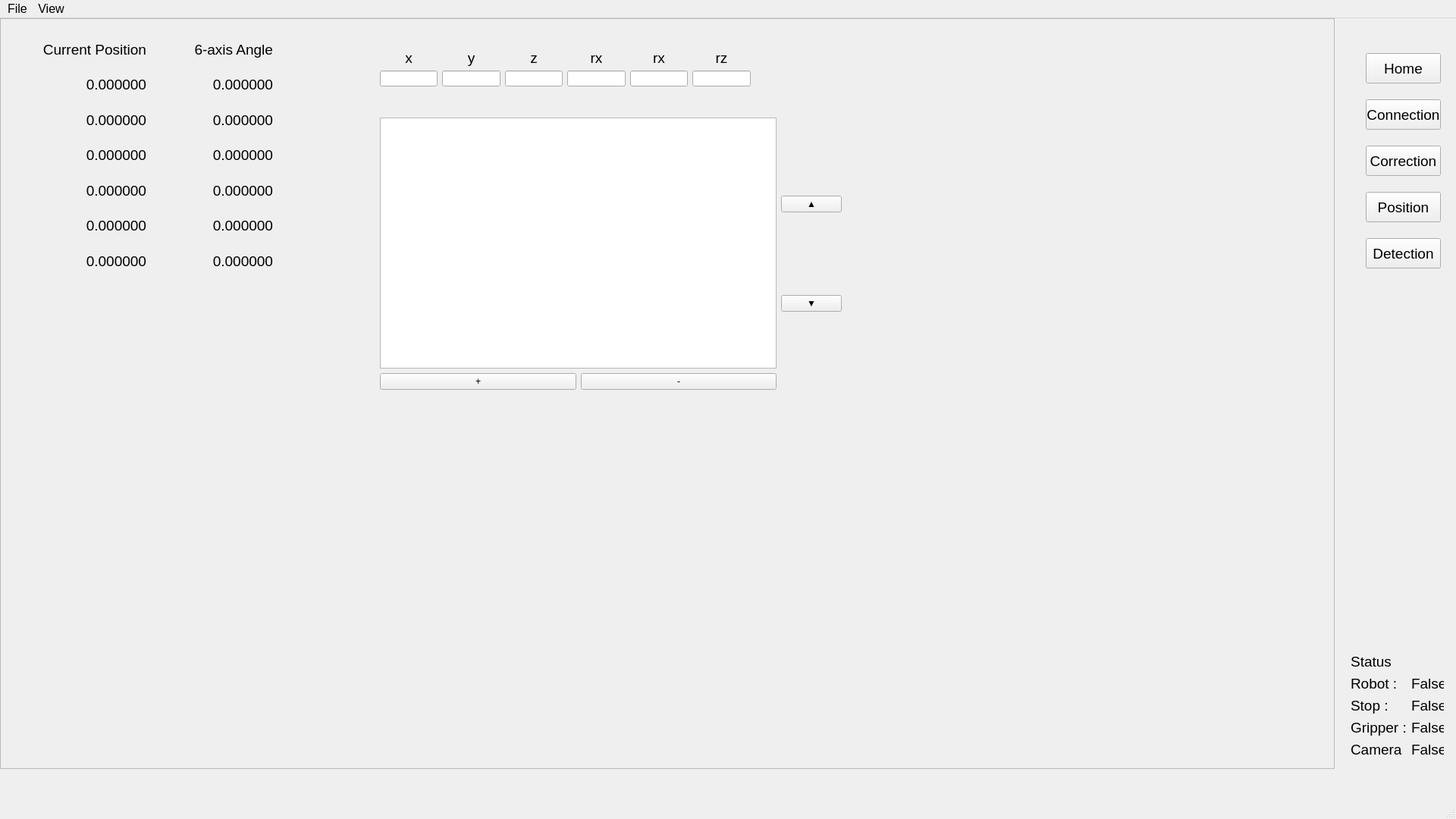
<?xml version="1.0" encoding="UTF-8"?>
<ui version="4.0">
 <class>MainWindow</class>
 <widget class="QMainWindow" name="MainWindow">
  <property name="geometry">
   <rect>
    <x>0</x>
    <y>0</y>
    <width>1920</width>
    <height>1080</height>
   </rect>
  </property>
  <property name="minimumSize">
   <size>
    <width>1920</width>
    <height>1080</height>
   </size>
  </property>
  <property name="maximumSize">
   <size>
    <width>1920</width>
    <height>1080</height>
   </size>
  </property>
  <property name="windowTitle">
   <string>MainWindow</string>
  </property>
  <widget class="QWidget" name="centralWidget">
   <widget class="QFrame" name="frame_Connection">
    <property name="geometry">
     <rect>
      <x>0</x>
      <y>0</y>
      <width>1760</width>
      <height>990</height>
     </rect>
    </property>
    <property name="autoFillBackground">
     <bool>true</bool>
    </property>
    <property name="frameShape">
     <enum>QFrame::NoFrame</enum>
    </property>
    <property name="frameShadow">
     <enum>QFrame::Raised</enum>
    </property>
    <widget class="QWidget" name="layoutWidget">
     <property name="geometry">
      <rect>
       <x>90</x>
       <y>220</y>
       <width>575</width>
       <height>291</height>
      </rect>
     </property>
     <layout class="QGridLayout" name="gridLayout">
      <property name="sizeConstraint">
       <enum>QLayout::SetDefaultConstraint</enum>
      </property>
      <item row="2" column="0">
       <widget class="QLabel" name="label_2">
        <property name="font">
         <font>
          <pointsize>20</pointsize>
         </font>
        </property>
        <property name="text">
         <string>Camera: </string>
        </property>
       </widget>
      </item>
      <item row="1" column="0">
       <widget class="QLabel" name="label">
        <property name="font">
         <font>
          <pointsize>20</pointsize>
         </font>
        </property>
        <property name="text">
         <string>Robot: </string>
        </property>
       </widget>
      </item>
      <item row="2" column="1">
       <widget class="QPushButton" name="pushButton_connectCam">
        <property name="minimumSize">
         <size>
          <width>200</width>
          <height>0</height>
         </size>
        </property>
        <property name="font">
         <font>
          <pointsize>20</pointsize>
         </font>
        </property>
        <property name="text">
         <string>Connect</string>
        </property>
        <property name="checkable">
         <bool>false</bool>
        </property>
       </widget>
      </item>
      <item row="4" column="1">
       <widget class="QPushButton" name="pushButton_connectMag">
        <property name="minimumSize">
         <size>
          <width>200</width>
          <height>0</height>
         </size>
        </property>
        <property name="font">
         <font>
          <pointsize>20</pointsize>
         </font>
        </property>
        <property name="text">
         <string>Connect</string>
        </property>
        <property name="checkable">
         <bool>false</bool>
        </property>
       </widget>
      </item>
      <item row="4" column="3">
       <widget class="QLineEdit" name="lineEdit_MagCOMport">
        <property name="maximumSize">
         <size>
          <width>140</width>
          <height>16777215</height>
         </size>
        </property>
        <property name="font">
         <font>
          <pointsize>20</pointsize>
         </font>
        </property>
       </widget>
      </item>
      <item row="2" column="2">
       <widget class="QLabel" name="label_statusCam">
        <property name="font">
         <font>
          <pointsize>20</pointsize>
         </font>
        </property>
        <property name="text">
         <string>False</string>
        </property>
        <property name="alignment">
         <set>Qt::AlignCenter</set>
        </property>
       </widget>
      </item>
      <item row="1" column="1">
       <widget class="QPushButton" name="pushButton_connectRobot">
        <property name="minimumSize">
         <size>
          <width>200</width>
          <height>0</height>
         </size>
        </property>
        <property name="font">
         <font>
          <pointsize>20</pointsize>
         </font>
        </property>
        <property name="text">
         <string>Connect</string>
        </property>
        <property name="checkable">
         <bool>false</bool>
        </property>
       </widget>
      </item>
      <item row="3" column="3">
       <widget class="QLineEdit" name="lineEdit_GripperCOMport">
        <property name="maximumSize">
         <size>
          <width>140</width>
          <height>16777215</height>
         </size>
        </property>
        <property name="font">
         <font>
          <pointsize>20</pointsize>
         </font>
        </property>
       </widget>
      </item>
      <item row="3" column="0">
       <widget class="QLabel" name="label_3">
        <property name="font">
         <font>
          <pointsize>20</pointsize>
         </font>
        </property>
        <property name="text">
         <string>Gripper: </string>
        </property>
       </widget>
      </item>
      <item row="4" column="2">
       <widget class="QLabel" name="label_statusMag">
        <property name="font">
         <font>
          <pointsize>20</pointsize>
         </font>
        </property>
        <property name="text">
         <string>False</string>
        </property>
        <property name="alignment">
         <set>Qt::AlignCenter</set>
        </property>
       </widget>
      </item>
      <item row="3" column="2">
       <widget class="QLabel" name="label_statusGripper">
        <property name="font">
         <font>
          <pointsize>20</pointsize>
         </font>
        </property>
        <property name="text">
         <string>False</string>
        </property>
        <property name="alignment">
         <set>Qt::AlignCenter</set>
        </property>
       </widget>
      </item>
      <item row="1" column="2">
       <widget class="QLabel" name="label_statusRobot">
        <property name="font">
         <font>
          <pointsize>20</pointsize>
         </font>
        </property>
        <property name="text">
         <string>False</string>
        </property>
        <property name="alignment">
         <set>Qt::AlignCenter</set>
        </property>
       </widget>
      </item>
      <item row="3" column="1">
       <widget class="QPushButton" name="pushButton_connectGripper">
        <property name="minimumSize">
         <size>
          <width>200</width>
          <height>0</height>
         </size>
        </property>
        <property name="font">
         <font>
          <pointsize>20</pointsize>
         </font>
        </property>
        <property name="text">
         <string>Connect</string>
        </property>
        <property name="checkable">
         <bool>false</bool>
        </property>
       </widget>
      </item>
      <item row="4" column="0">
       <widget class="QLabel" name="label_4">
        <property name="font">
         <font>
          <pointsize>20</pointsize>
         </font>
        </property>
        <property name="text">
         <string>Magnetic: </string>
        </property>
       </widget>
      </item>
      <item row="0" column="2">
       <widget class="QLabel" name="label_6">
        <property name="font">
         <font>
          <pointsize>20</pointsize>
         </font>
        </property>
        <property name="text">
         <string>Status</string>
        </property>
       </widget>
      </item>
      <item row="0" column="3">
       <widget class="QLabel" name="label_5">
        <property name="font">
         <font>
          <pointsize>20</pointsize>
         </font>
        </property>
        <property name="text">
         <string>COM Port</string>
        </property>
       </widget>
      </item>
     </layout>
    </widget>
   </widget>
   <widget class="QWidget" name="layoutWidget_5">
    <property name="geometry">
     <rect>
      <x>1790</x>
      <y>20</y>
      <width>121</width>
      <height>341</height>
     </rect>
    </property>
    <layout class="QVBoxLayout" name="verticalLayout_2">
     <item>
      <widget class="QPushButton" name="pushButton_Home">
       <property name="minimumSize">
        <size>
         <width>0</width>
         <height>40</height>
        </size>
       </property>
       <property name="font">
        <font>
         <pointsize>14</pointsize>
        </font>
       </property>
       <property name="text">
        <string>Home</string>
       </property>
      </widget>
     </item>
     <item>
      <widget class="QPushButton" name="pushButton_Connection">
       <property name="minimumSize">
        <size>
         <width>0</width>
         <height>40</height>
        </size>
       </property>
       <property name="font">
        <font>
         <pointsize>14</pointsize>
        </font>
       </property>
       <property name="text">
        <string>Connection</string>
       </property>
      </widget>
     </item>
     <item>
      <widget class="QPushButton" name="pushButton_Correction">
       <property name="minimumSize">
        <size>
         <width>0</width>
         <height>40</height>
        </size>
       </property>
       <property name="font">
        <font>
         <pointsize>14</pointsize>
        </font>
       </property>
       <property name="text">
        <string>Correction</string>
       </property>
      </widget>
     </item>
     <item>
      <widget class="QPushButton" name="pushButton_Position">
       <property name="minimumSize">
        <size>
         <width>0</width>
         <height>40</height>
        </size>
       </property>
       <property name="font">
        <font>
         <pointsize>14</pointsize>
        </font>
       </property>
       <property name="text">
        <string>Position</string>
       </property>
      </widget>
     </item>
     <item>
      <widget class="QPushButton" name="pushButton_Detection">
       <property name="minimumSize">
        <size>
         <width>0</width>
         <height>40</height>
        </size>
       </property>
       <property name="font">
        <font>
         <pointsize>14</pointsize>
        </font>
       </property>
       <property name="text">
        <string>Detection</string>
       </property>
      </widget>
     </item>
    </layout>
   </widget>
   <widget class="QFrame" name="frame_Correction">
    <property name="geometry">
     <rect>
      <x>0</x>
      <y>0</y>
      <width>1760</width>
      <height>990</height>
     </rect>
    </property>
    <property name="autoFillBackground">
     <bool>true</bool>
    </property>
    <property name="frameShape">
     <enum>QFrame::NoFrame</enum>
    </property>
    <property name="frameShadow">
     <enum>QFrame::Raised</enum>
    </property>
   </widget>
   <widget class="QWidget" name="layoutWidget_4">
    <property name="geometry">
     <rect>
      <x>1770</x>
      <y>800</y>
      <width>145</width>
      <height>197</height>
     </rect>
    </property>
    <layout class="QFormLayout" name="formLayout_2">
     <item row="1" column="0">
      <widget class="QLabel" name="label_39">
       <property name="font">
        <font>
         <pointsize>14</pointsize>
        </font>
       </property>
       <property name="text">
        <string>Status</string>
       </property>
       <property name="alignment">
        <set>Qt::AlignCenter</set>
       </property>
      </widget>
     </item>
     <item row="2" column="0">
      <widget class="QLabel" name="label_31">
       <property name="font">
        <font>
         <pointsize>14</pointsize>
        </font>
       </property>
       <property name="text">
        <string>Robot :</string>
       </property>
      </widget>
     </item>
     <item row="2" column="1">
      <widget class="QLabel" name="label_robotConnSta">
       <property name="font">
        <font>
         <pointsize>14</pointsize>
        </font>
       </property>
       <property name="text">
        <string>False</string>
       </property>
      </widget>
     </item>
     <item row="3" column="0">
      <widget class="QLabel" name="label_32">
       <property name="font">
        <font>
         <pointsize>14</pointsize>
        </font>
       </property>
       <property name="text">
        <string>Stop :</string>
       </property>
      </widget>
     </item>
     <item row="3" column="1">
      <widget class="QLabel" name="label_stopConnSta">
       <property name="font">
        <font>
         <pointsize>14</pointsize>
        </font>
       </property>
       <property name="text">
        <string>False</string>
       </property>
      </widget>
     </item>
     <item row="4" column="0">
      <widget class="QLabel" name="label_33">
       <property name="font">
        <font>
         <pointsize>14</pointsize>
        </font>
       </property>
       <property name="text">
        <string>Gripper :</string>
       </property>
      </widget>
     </item>
     <item row="4" column="1">
      <widget class="QLabel" name="label_gripperConnSta">
       <property name="font">
        <font>
         <pointsize>14</pointsize>
        </font>
       </property>
       <property name="text">
        <string>False</string>
       </property>
      </widget>
     </item>
     <item row="5" column="0">
      <widget class="QLabel" name="label_34">
       <property name="font">
        <font>
         <pointsize>14</pointsize>
        </font>
       </property>
       <property name="text">
        <string>Camera :</string>
       </property>
      </widget>
     </item>
     <item row="5" column="1">
      <widget class="QLabel" name="label_camConnSta">
       <property name="font">
        <font>
         <pointsize>14</pointsize>
        </font>
       </property>
       <property name="text">
        <string>False</string>
       </property>
      </widget>
     </item>
     <item row="0" column="0">
      <spacer name="horizontalSpacer_2">
       <property name="orientation">
        <enum>Qt::Horizontal</enum>
       </property>
       <property name="sizeHint" stdset="0">
        <size>
         <width>40</width>
         <height>20</height>
        </size>
       </property>
      </spacer>
     </item>
     <item row="0" column="1">
      <spacer name="horizontalSpacer">
       <property name="orientation">
        <enum>Qt::Horizontal</enum>
       </property>
       <property name="sizeHint" stdset="0">
        <size>
         <width>40</width>
         <height>20</height>
        </size>
       </property>
      </spacer>
     </item>
    </layout>
   </widget>
   <widget class="QFrame" name="frame_Home">
    <property name="geometry">
     <rect>
      <x>0</x>
      <y>0</y>
      <width>1760</width>
      <height>990</height>
     </rect>
    </property>
    <property name="autoFillBackground">
     <bool>true</bool>
    </property>
    <property name="frameShape">
     <enum>QFrame::NoFrame</enum>
    </property>
    <property name="frameShadow">
     <enum>QFrame::Raised</enum>
    </property>
    <widget class="QWidget" name="layoutWidget">
     <property name="geometry">
      <rect>
       <x>1510</x>
       <y>290</y>
       <width>231</width>
       <height>71</height>
      </rect>
     </property>
     <layout class="QHBoxLayout" name="horizontalLayout_3">
      <item>
       <widget class="QPushButton" name="pushButton">
        <property name="minimumSize">
         <size>
          <width>0</width>
          <height>60</height>
         </size>
        </property>
        <property name="font">
         <font>
          <pointsize>16</pointsize>
         </font>
        </property>
        <property name="text">
         <string>Start</string>
        </property>
       </widget>
      </item>
      <item>
       <widget class="QPushButton" name="pushButton_6">
        <property name="minimumSize">
         <size>
          <width>0</width>
          <height>60</height>
         </size>
        </property>
        <property name="font">
         <font>
          <pointsize>16</pointsize>
          <weight>75</weight>
          <bold>true</bold>
         </font>
        </property>
        <property name="styleSheet">
         <string notr="true">background-color: rgb(170, 0, 0);
color: rgb(255, 255, 255);</string>
        </property>
        <property name="text">
         <string>Stop</string>
        </property>
       </widget>
      </item>
     </layout>
    </widget>
    <widget class="QWidget" name="layoutWidget">
     <property name="geometry">
      <rect>
       <x>1090</x>
       <y>290</y>
       <width>411</width>
       <height>54</height>
      </rect>
     </property>
     <layout class="QVBoxLayout" name="verticalLayout_3">
      <item>
       <layout class="QHBoxLayout" name="horizontalLayout_4">
        <item>
         <widget class="QLabel" name="label_7">
          <property name="font">
           <font>
            <pointsize>14</pointsize>
           </font>
          </property>
          <property name="text">
           <string>Move Speed :</string>
          </property>
         </widget>
        </item>
        <item>
         <widget class="QLabel" name="label_8">
          <property name="font">
           <font>
            <pointsize>14</pointsize>
           </font>
          </property>
          <property name="text">
           <string>0  deg/s</string>
          </property>
         </widget>
        </item>
       </layout>
      </item>
      <item>
       <widget class="QSlider" name="horizontalSlider">
        <property name="font">
         <font>
          <family>aakar</family>
          <pointsize>12</pointsize>
         </font>
        </property>
        <property name="orientation">
         <enum>Qt::Horizontal</enum>
        </property>
       </widget>
      </item>
     </layout>
    </widget>
    <widget class="QWidget" name="layoutWidget">
     <property name="geometry">
      <rect>
       <x>10</x>
       <y>10</y>
       <width>691</width>
       <height>341</height>
      </rect>
     </property>
     <layout class="QGridLayout" name="gridLayout_2">
      <item row="3" column="0">
       <widget class="QLabel" name="label_FramePos2">
        <property name="font">
         <font>
          <pointsize>14</pointsize>
         </font>
        </property>
        <property name="text">
         <string>0.000000</string>
        </property>
        <property name="alignment">
         <set>Qt::AlignRight|Qt::AlignTrailing|Qt::AlignVCenter</set>
        </property>
       </widget>
      </item>
      <item row="2" column="2">
       <widget class="QLabel" name="label_AxisPos2_2">
        <property name="font">
         <font>
          <pointsize>14</pointsize>
         </font>
        </property>
        <property name="text">
         <string>0.000000</string>
        </property>
        <property name="alignment">
         <set>Qt::AlignRight|Qt::AlignTrailing|Qt::AlignVCenter</set>
        </property>
       </widget>
      </item>
      <item row="5" column="0">
       <widget class="QLabel" name="label_FramePos4">
        <property name="font">
         <font>
          <pointsize>14</pointsize>
         </font>
        </property>
        <property name="text">
         <string>0.000000</string>
        </property>
        <property name="alignment">
         <set>Qt::AlignRight|Qt::AlignTrailing|Qt::AlignVCenter</set>
        </property>
       </widget>
      </item>
      <item row="6" column="2">
       <widget class="QLabel" name="label_AxisPos6_2">
        <property name="font">
         <font>
          <pointsize>14</pointsize>
         </font>
        </property>
        <property name="text">
         <string>0.000000</string>
        </property>
        <property name="alignment">
         <set>Qt::AlignRight|Qt::AlignTrailing|Qt::AlignVCenter</set>
        </property>
       </widget>
      </item>
      <item row="5" column="3">
       <widget class="QLabel" name="label_JointPos4">
        <property name="font">
         <font>
          <pointsize>14</pointsize>
         </font>
        </property>
        <property name="text">
         <string>0.000000</string>
        </property>
        <property name="alignment">
         <set>Qt::AlignRight|Qt::AlignTrailing|Qt::AlignVCenter</set>
        </property>
       </widget>
      </item>
      <item row="2" column="3">
       <widget class="QLabel" name="label_JointPos1">
        <property name="font">
         <font>
          <pointsize>14</pointsize>
         </font>
        </property>
        <property name="text">
         <string>0.000000</string>
        </property>
        <property name="alignment">
         <set>Qt::AlignRight|Qt::AlignTrailing|Qt::AlignVCenter</set>
        </property>
       </widget>
      </item>
      <item row="2" column="1">
       <widget class="QLabel" name="label_AxisPos2">
        <property name="font">
         <font>
          <pointsize>14</pointsize>
         </font>
        </property>
        <property name="text">
         <string>0.000000</string>
        </property>
        <property name="alignment">
         <set>Qt::AlignRight|Qt::AlignTrailing|Qt::AlignVCenter</set>
        </property>
       </widget>
      </item>
      <item row="4" column="1">
       <widget class="QLabel" name="label_AxisPos4">
        <property name="font">
         <font>
          <pointsize>14</pointsize>
         </font>
        </property>
        <property name="text">
         <string>0.000000</string>
        </property>
        <property name="alignment">
         <set>Qt::AlignRight|Qt::AlignTrailing|Qt::AlignVCenter</set>
        </property>
       </widget>
      </item>
      <item row="3" column="2">
       <widget class="QLabel" name="label_AxisPos3_2">
        <property name="font">
         <font>
          <pointsize>14</pointsize>
         </font>
        </property>
        <property name="text">
         <string>0.000000</string>
        </property>
        <property name="alignment">
         <set>Qt::AlignRight|Qt::AlignTrailing|Qt::AlignVCenter</set>
        </property>
       </widget>
      </item>
      <item row="6" column="3">
       <widget class="QLabel" name="label_JointPos5">
        <property name="font">
         <font>
          <pointsize>14</pointsize>
         </font>
        </property>
        <property name="text">
         <string>0.000000</string>
        </property>
        <property name="alignment">
         <set>Qt::AlignRight|Qt::AlignTrailing|Qt::AlignVCenter</set>
        </property>
       </widget>
      </item>
      <item row="1" column="1">
       <widget class="QLabel" name="label_AxisPos1">
        <property name="font">
         <font>
          <pointsize>14</pointsize>
         </font>
        </property>
        <property name="text">
         <string>0.000000</string>
        </property>
        <property name="alignment">
         <set>Qt::AlignRight|Qt::AlignTrailing|Qt::AlignVCenter</set>
        </property>
       </widget>
      </item>
      <item row="5" column="1">
       <widget class="QLabel" name="label_AxisPos5">
        <property name="font">
         <font>
          <pointsize>14</pointsize>
         </font>
        </property>
        <property name="text">
         <string>0.000000</string>
        </property>
        <property name="alignment">
         <set>Qt::AlignRight|Qt::AlignTrailing|Qt::AlignVCenter</set>
        </property>
       </widget>
      </item>
      <item row="2" column="0">
       <widget class="QLabel" name="label_FramePos1">
        <property name="font">
         <font>
          <pointsize>14</pointsize>
         </font>
        </property>
        <property name="text">
         <string>0.000000</string>
        </property>
        <property name="alignment">
         <set>Qt::AlignRight|Qt::AlignTrailing|Qt::AlignVCenter</set>
        </property>
       </widget>
      </item>
      <item row="0" column="2">
       <widget class="QLabel" name="label_12">
        <property name="font">
         <font>
          <pointsize>14</pointsize>
         </font>
        </property>
        <property name="text">
         <string>Destination</string>
        </property>
        <property name="alignment">
         <set>Qt::AlignRight|Qt::AlignTrailing|Qt::AlignVCenter</set>
        </property>
       </widget>
      </item>
      <item row="6" column="1">
       <widget class="QLabel" name="label_AxisPos6">
        <property name="font">
         <font>
          <pointsize>14</pointsize>
         </font>
        </property>
        <property name="text">
         <string>0.000000</string>
        </property>
        <property name="alignment">
         <set>Qt::AlignRight|Qt::AlignTrailing|Qt::AlignVCenter</set>
        </property>
       </widget>
      </item>
      <item row="3" column="1">
       <widget class="QLabel" name="label_AxisPos3">
        <property name="font">
         <font>
          <pointsize>14</pointsize>
         </font>
        </property>
        <property name="text">
         <string>0.000000</string>
        </property>
        <property name="alignment">
         <set>Qt::AlignRight|Qt::AlignTrailing|Qt::AlignVCenter</set>
        </property>
       </widget>
      </item>
      <item row="5" column="2">
       <widget class="QLabel" name="label_AxisPos5_2">
        <property name="font">
         <font>
          <pointsize>14</pointsize>
         </font>
        </property>
        <property name="text">
         <string>0.000000</string>
        </property>
        <property name="alignment">
         <set>Qt::AlignRight|Qt::AlignTrailing|Qt::AlignVCenter</set>
        </property>
       </widget>
      </item>
      <item row="1" column="3">
       <widget class="QLabel" name="label_JointPos0">
        <property name="font">
         <font>
          <pointsize>14</pointsize>
         </font>
        </property>
        <property name="text">
         <string>0.000000</string>
        </property>
        <property name="alignment">
         <set>Qt::AlignRight|Qt::AlignTrailing|Qt::AlignVCenter</set>
        </property>
       </widget>
      </item>
      <item row="1" column="0">
       <widget class="QLabel" name="label_FramePos0">
        <property name="font">
         <font>
          <pointsize>14</pointsize>
         </font>
        </property>
        <property name="text">
         <string>0.000000</string>
        </property>
        <property name="alignment">
         <set>Qt::AlignRight|Qt::AlignTrailing|Qt::AlignVCenter</set>
        </property>
       </widget>
      </item>
      <item row="4" column="3">
       <widget class="QLabel" name="label_JointPos3">
        <property name="font">
         <font>
          <pointsize>14</pointsize>
         </font>
        </property>
        <property name="text">
         <string>0.000000</string>
        </property>
        <property name="alignment">
         <set>Qt::AlignRight|Qt::AlignTrailing|Qt::AlignVCenter</set>
        </property>
       </widget>
      </item>
      <item row="3" column="3">
       <widget class="QLabel" name="label_JointPos2">
        <property name="font">
         <font>
          <pointsize>14</pointsize>
         </font>
        </property>
        <property name="text">
         <string>0.000000</string>
        </property>
        <property name="alignment">
         <set>Qt::AlignRight|Qt::AlignTrailing|Qt::AlignVCenter</set>
        </property>
       </widget>
      </item>
      <item row="1" column="2">
       <widget class="QLabel" name="label_AxisPos1_2">
        <property name="font">
         <font>
          <pointsize>14</pointsize>
         </font>
        </property>
        <property name="text">
         <string>0.000000</string>
        </property>
        <property name="alignment">
         <set>Qt::AlignRight|Qt::AlignTrailing|Qt::AlignVCenter</set>
        </property>
       </widget>
      </item>
      <item row="4" column="2">
       <widget class="QLabel" name="label_AxisPos4_2">
        <property name="font">
         <font>
          <pointsize>14</pointsize>
         </font>
        </property>
        <property name="text">
         <string>0.000000</string>
        </property>
        <property name="alignment">
         <set>Qt::AlignRight|Qt::AlignTrailing|Qt::AlignVCenter</set>
        </property>
       </widget>
      </item>
      <item row="0" column="0">
       <widget class="QLabel" name="label_9">
        <property name="font">
         <font>
          <pointsize>14</pointsize>
         </font>
        </property>
        <property name="text">
         <string>Current Position</string>
        </property>
        <property name="alignment">
         <set>Qt::AlignRight|Qt::AlignTrailing|Qt::AlignVCenter</set>
        </property>
       </widget>
      </item>
      <item row="4" column="0">
       <widget class="QLabel" name="label_FramePos3">
        <property name="font">
         <font>
          <pointsize>14</pointsize>
         </font>
        </property>
        <property name="text">
         <string>0.000000</string>
        </property>
        <property name="alignment">
         <set>Qt::AlignRight|Qt::AlignTrailing|Qt::AlignVCenter</set>
        </property>
       </widget>
      </item>
      <item row="6" column="0">
       <widget class="QLabel" name="label_FramePos5">
        <property name="font">
         <font>
          <pointsize>14</pointsize>
         </font>
        </property>
        <property name="text">
         <string>0.000000</string>
        </property>
        <property name="alignment">
         <set>Qt::AlignRight|Qt::AlignTrailing|Qt::AlignVCenter</set>
        </property>
       </widget>
      </item>
      <item row="0" column="3">
       <widget class="QLabel" name="label_11">
        <property name="font">
         <font>
          <pointsize>14</pointsize>
         </font>
        </property>
        <property name="text">
         <string>6-axis Angle</string>
        </property>
        <property name="alignment">
         <set>Qt::AlignRight|Qt::AlignTrailing|Qt::AlignVCenter</set>
        </property>
       </widget>
      </item>
      <item row="0" column="1">
       <widget class="QLabel" name="label_AxisPos1_4">
        <property name="font">
         <font>
          <pointsize>14</pointsize>
         </font>
        </property>
        <property name="text">
         <string>Starting Position</string>
        </property>
        <property name="alignment">
         <set>Qt::AlignRight|Qt::AlignTrailing|Qt::AlignVCenter</set>
        </property>
       </widget>
      </item>
     </layout>
    </widget>
    <widget class="QWidget" name="layoutWidget_2">
     <property name="geometry">
      <rect>
       <x>10</x>
       <y>370</y>
       <width>1731</width>
       <height>621</height>
      </rect>
     </property>
     <layout class="QHBoxLayout" name="horizontalLayout">
      <item>
       <widget class="QLabel" name="label_rgb">
        <property name="text">
         <string>Wait for connecting</string>
        </property>
        <property name="alignment">
         <set>Qt::AlignCenter</set>
        </property>
       </widget>
      </item>
      <item>
       <widget class="QLabel" name="label_depth">
        <property name="text">
         <string>Wait for connecting</string>
        </property>
        <property name="alignment">
         <set>Qt::AlignCenter</set>
        </property>
       </widget>
      </item>
     </layout>
    </widget>
   </widget>
   <widget class="QFrame" name="frame_SettingWizard">
    <property name="geometry">
     <rect>
      <x>0</x>
      <y>0</y>
      <width>1760</width>
      <height>990</height>
     </rect>
    </property>
    <property name="autoFillBackground">
     <bool>true</bool>
    </property>
    <property name="frameShape">
     <enum>QFrame::StyledPanel</enum>
    </property>
    <property name="frameShadow">
     <enum>QFrame::Raised</enum>
    </property>
   </widget>
   <widget class="QFrame" name="frame_Detection">
    <property name="geometry">
     <rect>
      <x>0</x>
      <y>0</y>
      <width>1760</width>
      <height>990</height>
     </rect>
    </property>
    <property name="autoFillBackground">
     <bool>true</bool>
    </property>
    <property name="frameShape">
     <enum>QFrame::StyledPanel</enum>
    </property>
    <property name="frameShadow">
     <enum>QFrame::Raised</enum>
    </property>
   </widget>
   <widget class="QFrame" name="frame_Position">
    <property name="geometry">
     <rect>
      <x>0</x>
      <y>0</y>
      <width>1760</width>
      <height>990</height>
     </rect>
    </property>
    <property name="autoFillBackground">
     <bool>true</bool>
    </property>
    <property name="frameShape">
     <enum>QFrame::StyledPanel</enum>
    </property>
    <property name="frameShadow">
     <enum>QFrame::Raised</enum>
    </property>
    <widget class="QWidget" name="layoutWidget_3">
     <property name="geometry">
      <rect>
       <x>20</x>
       <y>10</y>
       <width>351</width>
       <height>341</height>
      </rect>
     </property>
     <layout class="QGridLayout" name="gridLayout_4">
      <item row="6" column="0">
       <widget class="QLabel" name="label_FramePos5_2">
        <property name="font">
         <font>
          <pointsize>14</pointsize>
         </font>
        </property>
        <property name="text">
         <string>0.000000</string>
        </property>
        <property name="alignment">
         <set>Qt::AlignRight|Qt::AlignTrailing|Qt::AlignVCenter</set>
        </property>
       </widget>
      </item>
      <item row="0" column="0">
       <widget class="QLabel" name="label_19">
        <property name="font">
         <font>
          <pointsize>14</pointsize>
         </font>
        </property>
        <property name="text">
         <string>Current Position</string>
        </property>
        <property name="alignment">
         <set>Qt::AlignRight|Qt::AlignTrailing|Qt::AlignVCenter</set>
        </property>
       </widget>
      </item>
      <item row="0" column="1">
       <widget class="QLabel" name="label_20">
        <property name="font">
         <font>
          <pointsize>14</pointsize>
         </font>
        </property>
        <property name="text">
         <string>6-axis Angle</string>
        </property>
        <property name="alignment">
         <set>Qt::AlignRight|Qt::AlignTrailing|Qt::AlignVCenter</set>
        </property>
       </widget>
      </item>
      <item row="2" column="1">
       <widget class="QLabel" name="label_JointPos1_2">
        <property name="font">
         <font>
          <pointsize>14</pointsize>
         </font>
        </property>
        <property name="text">
         <string>0.000000</string>
        </property>
        <property name="alignment">
         <set>Qt::AlignRight|Qt::AlignTrailing|Qt::AlignVCenter</set>
        </property>
       </widget>
      </item>
      <item row="3" column="0">
       <widget class="QLabel" name="label_FramePos2_2">
        <property name="font">
         <font>
          <pointsize>14</pointsize>
         </font>
        </property>
        <property name="text">
         <string>0.000000</string>
        </property>
        <property name="alignment">
         <set>Qt::AlignRight|Qt::AlignTrailing|Qt::AlignVCenter</set>
        </property>
       </widget>
      </item>
      <item row="5" column="0">
       <widget class="QLabel" name="label_FramePos4_2">
        <property name="font">
         <font>
          <pointsize>14</pointsize>
         </font>
        </property>
        <property name="text">
         <string>0.000000</string>
        </property>
        <property name="alignment">
         <set>Qt::AlignRight|Qt::AlignTrailing|Qt::AlignVCenter</set>
        </property>
       </widget>
      </item>
      <item row="1" column="1">
       <widget class="QLabel" name="label_JointPos0_2">
        <property name="font">
         <font>
          <pointsize>14</pointsize>
         </font>
        </property>
        <property name="text">
         <string>0.000000</string>
        </property>
        <property name="alignment">
         <set>Qt::AlignRight|Qt::AlignTrailing|Qt::AlignVCenter</set>
        </property>
       </widget>
      </item>
      <item row="2" column="0">
       <widget class="QLabel" name="label_FramePos1_2">
        <property name="font">
         <font>
          <pointsize>14</pointsize>
         </font>
        </property>
        <property name="text">
         <string>0.000000</string>
        </property>
        <property name="alignment">
         <set>Qt::AlignRight|Qt::AlignTrailing|Qt::AlignVCenter</set>
        </property>
       </widget>
      </item>
      <item row="6" column="1">
       <widget class="QLabel" name="label_JointPos5_2">
        <property name="font">
         <font>
          <pointsize>14</pointsize>
         </font>
        </property>
        <property name="text">
         <string>0.000000</string>
        </property>
        <property name="alignment">
         <set>Qt::AlignRight|Qt::AlignTrailing|Qt::AlignVCenter</set>
        </property>
       </widget>
      </item>
      <item row="3" column="1">
       <widget class="QLabel" name="label_JointPos2_2">
        <property name="font">
         <font>
          <pointsize>14</pointsize>
         </font>
        </property>
        <property name="text">
         <string>0.000000</string>
        </property>
        <property name="alignment">
         <set>Qt::AlignRight|Qt::AlignTrailing|Qt::AlignVCenter</set>
        </property>
       </widget>
      </item>
      <item row="5" column="1">
       <widget class="QLabel" name="label_JointPos4_2">
        <property name="font">
         <font>
          <pointsize>14</pointsize>
         </font>
        </property>
        <property name="text">
         <string>0.000000</string>
        </property>
        <property name="alignment">
         <set>Qt::AlignRight|Qt::AlignTrailing|Qt::AlignVCenter</set>
        </property>
       </widget>
      </item>
      <item row="1" column="0">
       <widget class="QLabel" name="label_FramePos0_2">
        <property name="font">
         <font>
          <pointsize>14</pointsize>
         </font>
        </property>
        <property name="text">
         <string>0.000000</string>
        </property>
        <property name="alignment">
         <set>Qt::AlignRight|Qt::AlignTrailing|Qt::AlignVCenter</set>
        </property>
       </widget>
      </item>
      <item row="4" column="0">
       <widget class="QLabel" name="label_FramePos3_2">
        <property name="font">
         <font>
          <pointsize>14</pointsize>
         </font>
        </property>
        <property name="text">
         <string>0.000000</string>
        </property>
        <property name="alignment">
         <set>Qt::AlignRight|Qt::AlignTrailing|Qt::AlignVCenter</set>
        </property>
       </widget>
      </item>
      <item row="4" column="1">
       <widget class="QLabel" name="label_JointPos3_2">
        <property name="font">
         <font>
          <pointsize>14</pointsize>
         </font>
        </property>
        <property name="text">
         <string>0.000000</string>
        </property>
        <property name="alignment">
         <set>Qt::AlignRight|Qt::AlignTrailing|Qt::AlignVCenter</set>
        </property>
       </widget>
      </item>
     </layout>
    </widget>
    <widget class="QWidget" name="">
     <property name="geometry">
      <rect>
       <x>490</x>
       <y>30</y>
       <width>511</width>
       <height>71</height>
      </rect>
     </property>
     <layout class="QGridLayout" name="gridLayout_3">
      <item row="0" column="3">
       <widget class="QLabel" name="label_15">
        <property name="font">
         <font>
          <pointsize>14</pointsize>
         </font>
        </property>
        <property name="text">
         <string>rx</string>
        </property>
        <property name="alignment">
         <set>Qt::AlignCenter</set>
        </property>
       </widget>
      </item>
      <item row="1" column="2">
       <widget class="QLineEdit" name="lineEdit_3">
        <property name="font">
         <font>
          <pointsize>14</pointsize>
         </font>
        </property>
        <property name="alignment">
         <set>Qt::AlignRight|Qt::AlignTrailing|Qt::AlignVCenter</set>
        </property>
       </widget>
      </item>
      <item row="0" column="5">
       <widget class="QLabel" name="label_16">
        <property name="font">
         <font>
          <pointsize>14</pointsize>
         </font>
        </property>
        <property name="text">
         <string>rz</string>
        </property>
        <property name="alignment">
         <set>Qt::AlignCenter</set>
        </property>
       </widget>
      </item>
      <item row="1" column="5">
       <widget class="QLineEdit" name="lineEdit_7">
        <property name="font">
         <font>
          <pointsize>14</pointsize>
         </font>
        </property>
        <property name="alignment">
         <set>Qt::AlignRight|Qt::AlignTrailing|Qt::AlignVCenter</set>
        </property>
       </widget>
      </item>
      <item row="0" column="4">
       <widget class="QLabel" name="label_17">
        <property name="font">
         <font>
          <pointsize>14</pointsize>
         </font>
        </property>
        <property name="text">
         <string>rx</string>
        </property>
        <property name="alignment">
         <set>Qt::AlignCenter</set>
        </property>
       </widget>
      </item>
      <item row="0" column="1">
       <widget class="QLabel" name="label_13">
        <property name="font">
         <font>
          <pointsize>14</pointsize>
         </font>
        </property>
        <property name="text">
         <string>y</string>
        </property>
        <property name="alignment">
         <set>Qt::AlignCenter</set>
        </property>
       </widget>
      </item>
      <item row="1" column="3">
       <widget class="QLineEdit" name="lineEdit_4">
        <property name="font">
         <font>
          <pointsize>14</pointsize>
         </font>
        </property>
        <property name="alignment">
         <set>Qt::AlignRight|Qt::AlignTrailing|Qt::AlignVCenter</set>
        </property>
       </widget>
      </item>
      <item row="0" column="0">
       <widget class="QLabel" name="label_10">
        <property name="font">
         <font>
          <pointsize>14</pointsize>
         </font>
        </property>
        <property name="text">
         <string>x</string>
        </property>
        <property name="alignment">
         <set>Qt::AlignCenter</set>
        </property>
       </widget>
      </item>
      <item row="1" column="1">
       <widget class="QLineEdit" name="lineEdit_2">
        <property name="font">
         <font>
          <pointsize>14</pointsize>
         </font>
        </property>
        <property name="alignment">
         <set>Qt::AlignRight|Qt::AlignTrailing|Qt::AlignVCenter</set>
        </property>
       </widget>
      </item>
      <item row="1" column="4">
       <widget class="QLineEdit" name="lineEdit_5">
        <property name="font">
         <font>
          <pointsize>14</pointsize>
         </font>
        </property>
        <property name="alignment">
         <set>Qt::AlignRight|Qt::AlignTrailing|Qt::AlignVCenter</set>
        </property>
       </widget>
      </item>
      <item row="0" column="2">
       <widget class="QLabel" name="label_14">
        <property name="font">
         <font>
          <pointsize>14</pointsize>
         </font>
        </property>
        <property name="text">
         <string>z</string>
        </property>
        <property name="alignment">
         <set>Qt::AlignCenter</set>
        </property>
       </widget>
      </item>
      <item row="1" column="0">
       <widget class="QLineEdit" name="lineEdit">
        <property name="font">
         <font>
          <pointsize>14</pointsize>
         </font>
        </property>
        <property name="alignment">
         <set>Qt::AlignRight|Qt::AlignTrailing|Qt::AlignVCenter</set>
        </property>
       </widget>
      </item>
     </layout>
    </widget>
    <widget class="QWidget" name="">
     <property name="geometry">
      <rect>
       <x>490</x>
       <y>120</y>
       <width>631</width>
       <height>381</height>
      </rect>
     </property>
     <layout class="QHBoxLayout" name="horizontalLayout_2">
      <item>
       <layout class="QVBoxLayout" name="verticalLayout">
        <item>
         <widget class="QTableWidget" name="tableWidget"/>
        </item>
        <item>
         <layout class="QHBoxLayout" name="horizontalLayout_5">
          <item>
           <widget class="QPushButton" name="pushButton_4">
            <property name="text">
             <string>+</string>
            </property>
           </widget>
          </item>
          <item>
           <widget class="QPushButton" name="pushButton_5">
            <property name="text">
             <string>-</string>
            </property>
           </widget>
          </item>
         </layout>
        </item>
       </layout>
      </item>
      <item>
       <layout class="QVBoxLayout" name="verticalLayout_4">
        <item>
         <widget class="QPushButton" name="pushButton_2">
          <property name="text">
           <string>▲</string>
          </property>
         </widget>
        </item>
        <item>
         <widget class="QPushButton" name="pushButton_3">
          <property name="text">
           <string>▼</string>
          </property>
         </widget>
        </item>
       </layout>
      </item>
     </layout>
    </widget>
   </widget>
   <zorder>layoutWidget_5</zorder>
   <zorder>layoutWidget_4</zorder>
   <zorder>frame_Correction</zorder>
   <zorder>frame_Connection</zorder>
   <zorder>frame_SettingWizard</zorder>
   <zorder>frame_Detection</zorder>
   <zorder>frame_Home</zorder>
   <zorder>frame_Position</zorder>
  </widget>
  <widget class="QMenuBar" name="menuBar">
   <property name="geometry">
    <rect>
     <x>0</x>
     <y>0</y>
     <width>1920</width>
     <height>24</height>
    </rect>
   </property>
   <property name="font">
    <font>
     <pointsize>12</pointsize>
    </font>
   </property>
   <widget class="QMenu" name="menufile">
    <property name="font">
     <font>
      <pointsize>12</pointsize>
     </font>
    </property>
    <property name="title">
     <string>File</string>
    </property>
    <addaction name="actionSave"/>
    <addaction name="actionCamera_Info"/>
   </widget>
   <widget class="QMenu" name="menuView">
    <property name="title">
     <string>View</string>
    </property>
   </widget>
   <addaction name="menufile"/>
   <addaction name="menuView"/>
  </widget>
  <widget class="QStatusBar" name="statusBar"/>
  <action name="actionSave">
   <property name="text">
    <string>Save</string>
   </property>
   <property name="font">
    <font>
     <pointsize>12</pointsize>
    </font>
   </property>
  </action>
  <action name="actionCamera_Info">
   <property name="text">
    <string>Camera Info.</string>
   </property>
  </action>
 </widget>
 <layoutdefault spacing="6" margin="11"/>
 <resources/>
 <connections>
  <connection>
   <sender>pushButton_Home</sender>
   <signal>clicked()</signal>
   <receiver>frame_Home</receiver>
   <slot>raise()</slot>
   <hints>
    <hint type="sourcelabel">
     <x>1791</x>
     <y>103</y>
    </hint>
    <hint type="destinationlabel">
     <x>440</x>
     <y>384</y>
    </hint>
   </hints>
  </connection>
  <connection>
   <sender>pushButton_Connection</sender>
   <signal>clicked()</signal>
   <receiver>frame_Connection</receiver>
   <slot>raise()</slot>
   <hints>
    <hint type="sourcelabel">
     <x>1791</x>
     <y>168</y>
    </hint>
    <hint type="destinationlabel">
     <x>439</x>
     <y>413</y>
    </hint>
   </hints>
  </connection>
  <connection>
   <sender>pushButton_Correction</sender>
   <signal>clicked()</signal>
   <receiver>frame_Correction</receiver>
   <slot>raise()</slot>
   <hints>
    <hint type="sourcelabel">
     <x>1791</x>
     <y>233</y>
    </hint>
    <hint type="destinationlabel">
     <x>440</x>
     <y>384</y>
    </hint>
   </hints>
  </connection>
  <connection>
   <sender>pushButton_Position</sender>
   <signal>clicked()</signal>
   <receiver>frame_Position</receiver>
   <slot>raise()</slot>
   <hints>
    <hint type="sourcelabel">
     <x>1850</x>
     <y>278</y>
    </hint>
    <hint type="destinationlabel">
     <x>879</x>
     <y>518</y>
    </hint>
   </hints>
  </connection>
  <connection>
   <sender>pushButton_Detection</sender>
   <signal>clicked()</signal>
   <receiver>frame_Detection</receiver>
   <slot>raise()</slot>
   <hints>
    <hint type="sourcelabel">
     <x>1850</x>
     <y>343</y>
    </hint>
    <hint type="destinationlabel">
     <x>879</x>
     <y>518</y>
    </hint>
   </hints>
  </connection>
 </connections>
</ui>
